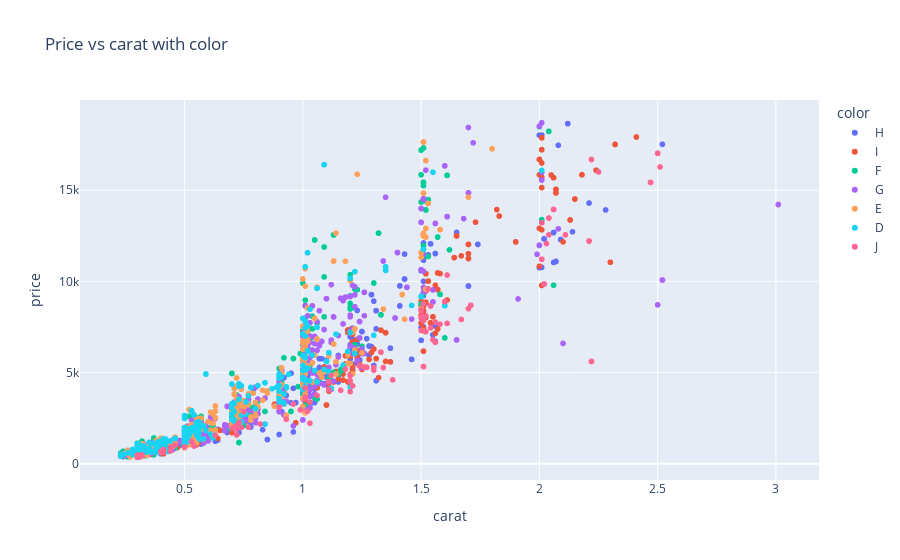

This figure's notebook cell:
### Code cell
scatter_diamods_by(diamonds, 'color')

### Figure 1 — Plotly figure (JSON) as saved in the notebook; plotly's stock layout.template omitted (floating-point values rounded to 4 significant figures; data arrays with more than 128 entries replaced by an {"elided": "..."} marker saying what was removed)
{"data": [{"hovertemplate": "color=H<br>carat=%{x}<br>price=%{y}<extra></extra>", "legendgroup": "H", "marker": {"color": "#636efa", "symbol": "circle"}, "mode": "markers", "name": "H", "showlegend": true, "type": "scattergl", "x": {"elided": "580 float values"}, "xaxis": "x", "y": {"elided": "580 int values"}, "yaxis": "y"}, {"hovertemplate": "color=I<br>carat=%{x}<br>price=%{y}<extra></extra>", "legendgroup": "I", "marker": {"color": "#EF553B", "symbol": "circle"}, "mode": "markers", "name": "I", "showlegend": true, "type": "scattergl", "x": {"elided": "446 float values"}, "xaxis": "x", "y": {"elided": "446 int values"}, "yaxis": "y"}, {"hovertemplate": "color=F<br>carat=%{x}<br>price=%{y}<extra></extra>", "legendgroup": "F", "marker": {"color": "#00cc96", "symbol": "circle"}, "mode": "markers", "name": "F", "showlegend": true, "type": "scattergl", "x": {"elided": "623 float values"}, "xaxis": "x", "y": {"elided": "623 int values"}, "yaxis": "y"}, {"hovertemplate": "color=G<br>carat=%{x}<br>price=%{y}<extra></extra>", "legendgroup": "G", "marker": {"color": "#ab63fa", "symbol": "circle"}, "mode": "markers", "name": "G", "showlegend": true, "type": "scattergl", "x": {"elided": "910 float values"}, "xaxis": "x", "y": {"elided": "910 int values"}, "yaxis": "y"}, {"hovertemplate": "color=E<br>carat=%{x}<br>price=%{y}<extra></extra>", "legendgroup": "E", "marker": {"color": "#FFA15A", "symbol": "circle"}, "mode": "markers", "name": "E", "showlegend": true, "type": "scattergl", "x": {"elided": "778 float values"}, "xaxis": "x", "y": {"elided": "778 int values"}, "yaxis": "y"}, {"hovertemplate": "color=D<br>carat=%{x}<br>price=%{y}<extra></extra>", "legendgroup": "D", "marker": {"color": "#19d3f3", "symbol": "circle"}, "mode": "markers", "name": "D", "showlegend": true, "type": "scattergl", "x": {"elided": "482 float values"}, "xaxis": "x", "y": {"elided": "482 int values"}, "yaxis": "y"}, {"hovertemplate": "color=J<br>carat=%{x}<br>price=%{y}<extra></extra>", "legendgroup": "J", "marker": {"color": "#FF6692", "symbol": "circle"}, "mode": "markers", "name": "J", "showlegend": true, "type": "scattergl", "x": {"elided": "180 float values"}, "xaxis": "x", "y": {"elided": "180 int values"}, "yaxis": "y"}], "layout": {"legend": {"title": {"text": "color"}, "tracegroupgap": 0}, "title": {"text": "Price vs carat with color"}, "xaxis": {"anchor": "y", "domain": [0, 1], "title": {"text": "carat"}}, "yaxis": {"anchor": "x", "domain": [0, 1], "title": {"text": "price"}}}}
